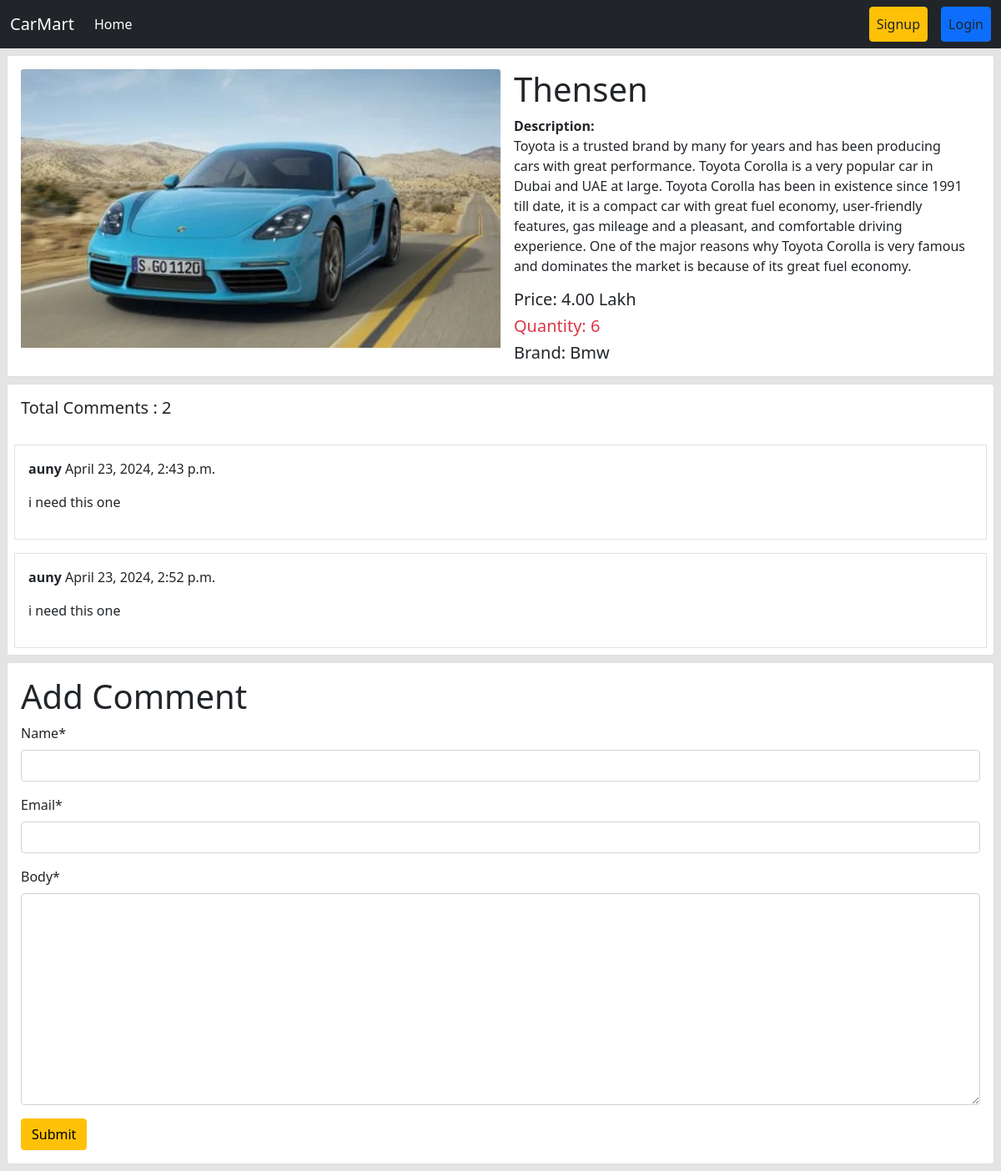
The app's page /car/details/10 with its own data.
### post/models.py (models this page shows, shortened)
class Car(models.Model):
    image = models.ImageField(upload_to='post/media/uploads/', blank = True, null = True)
    name = models.CharField(max_length=50)
    description = models.TextField(max_length=1000)
    price = models.DecimalField(max_digits=10, decimal_places=2)
    quantity = models.PositiveIntegerField()
    brand_name = models.ForeignKey(Category, on_delete=models.CASCADE)

class Comment(models.Model):
    post = models.ForeignKey(Car, on_delete=models.CASCADE, related_name='comments')
    name = models.CharField(max_length=30)
    email = models.EmailField()
    body = models.TextField()
    created_on = models.DateTimeField(auto_now_add=True)

### categorys/models.py (models this page shows)
class Category(models.Model):
    name = models.CharField(max_length=100)
    slug = models.SlugField(max_length=100,unique=True, null=True, blank=True)
    def __str__(self):
        return self.name

### post/views.py (the view, shortened to what this page needs)
# urls.py: path('details/<int:id>', views.DetailCarView.as_view(), name='details'),
class DetailCarView(DetailView):
    model = models.Car
    pk_url_kwarg = 'id'
    template_name = 'show_details.html'
    def get_context_data(self, **kwargs):
        context = super().get_context_data(**kwargs)
        car = self.object
        comments = car.comments.all()
        comment_form = forms.CommentForm()
        context['comments'] = comments
        context['comment_form'] = comment_form
        return context

### post/forms.py
class CommentForm(forms.ModelForm):
    class Meta:
        model = Comment
        fields = ['name', 'email', 'body']

### post/templates/show_details.html (shortened to what this page needs)
{% extends 'base.html' %}
{% load crispy_forms_tags %}
{% block content %}
<div class="col-12">
    <div class="card m-2">
        <div class="card-body d-flex">
            <div class="col-6">
                <img src="{{car.image.url}}" class="card-img-top" alt="..." style="width:100%;">
            </div>
            <div class="col-6 px-3">
                <h1 class="card-title">{{car.name}}</h1>
                <p class="card-text"><b>Description:</b> <br>{{car.description}}</p>
                <h5 4class="card-text">Price: {{car.price}} Lakh</h5>
                <h5 class="card-text text-danger">Quantity: {{car.quantity}}</h5>
                <h5 class="card-text">Brand: {{car.brand_name}}</h5>
            </div>
        </div>
    </div>
</div>
<div class="card m-2">
    <h5 class="p-3">Total Comments : {{comments | length}}</h5>
    {% for comment in comments %}
    <div class="card-body border m-2">
        <p><b>{{comment.name}}</b> {{comment.created_on}}</p>
        <p>{{comment.body}}</p>
    </div>
    {% endfor %}
</div>
<div class="card m-2">
    <div class="card-body">
        <form method="post">
            <h1>Add Comment</h1>
            {{comment_form | crispy}}
            <button class="btn btn-warning">Submit</button>
    </div>
</div>
{% endblock %}

### records on screen
Car: image (picture), name "Thensen", description "Toyota is a trusted brand by many for years and has been producing cars with great performance. Toyota Corolla is a very popular car in Dubai and UAE at large. Toyota Corolla has been in existence since 1991 till date, it is a compact car with great fuel economy, user-friendly features, gas mileage and a pleasant, and comfortable driving experience. One of the major reasons why Toyota Corolla is very famous and dominates the market is because of its great fuel economy.", price "4.00", quantity "6", brand_name "Bmw"
Comment: name "auny", created_on "April 23, 2024, 2:43 p.m.", body "i need this one"
Comment: name "auny", created_on "April 23, 2024, 2:52 p.m.", body "i need this one"

### other values on screen
{{ comments | length }} "2"
